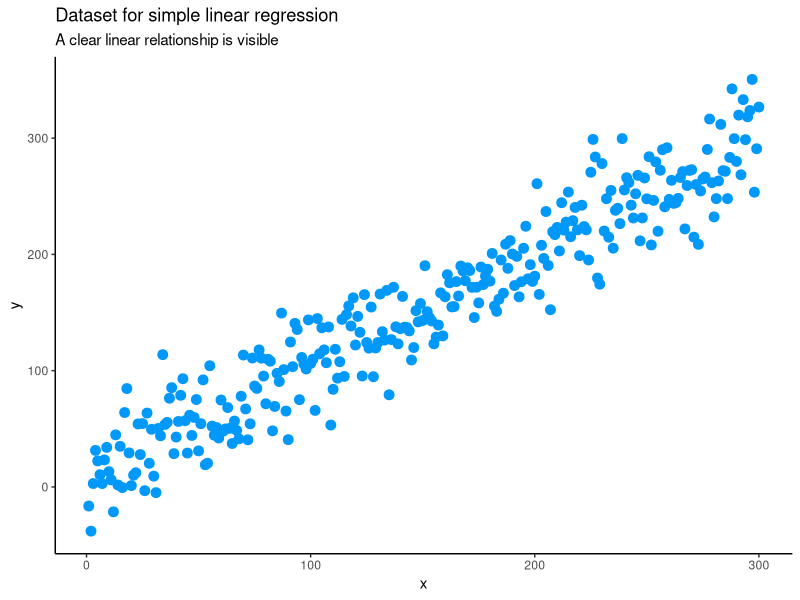
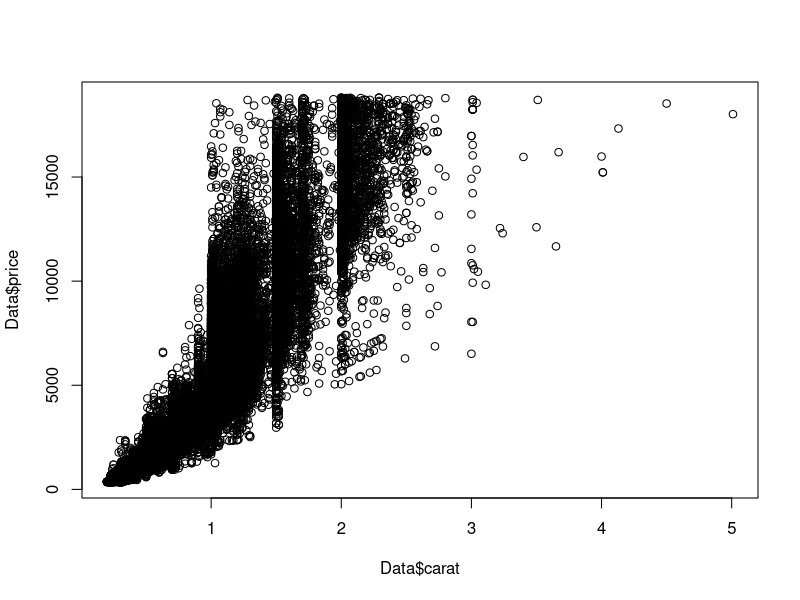
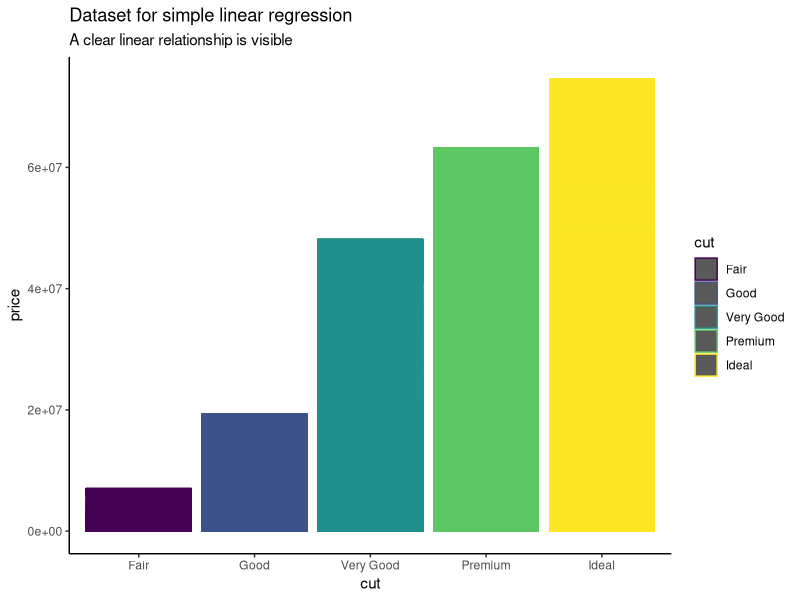
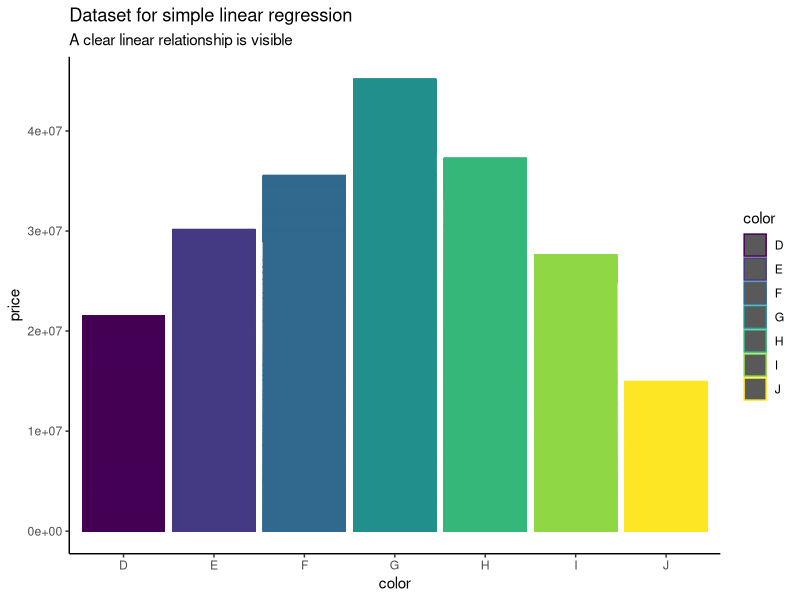
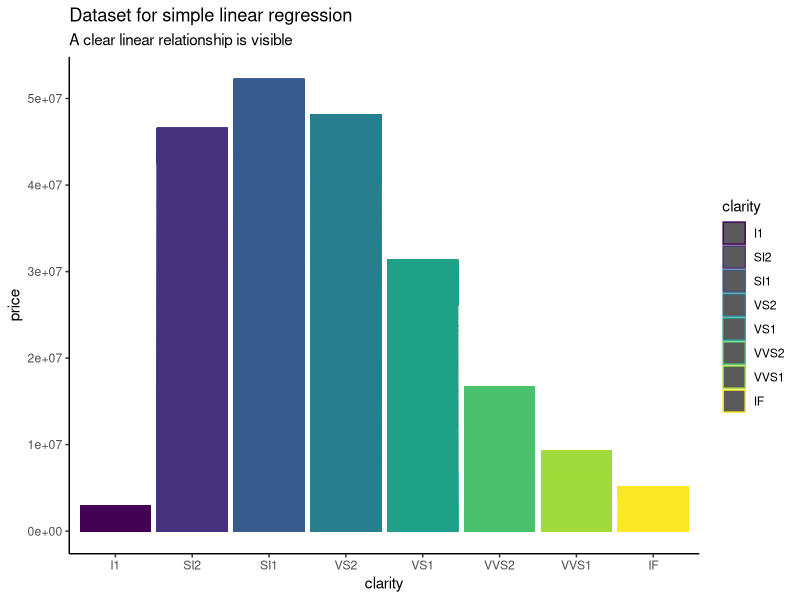
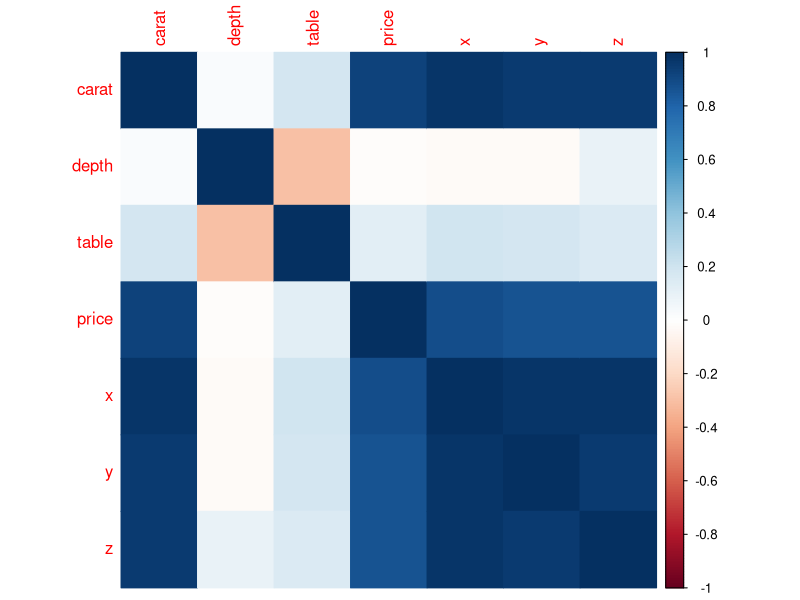
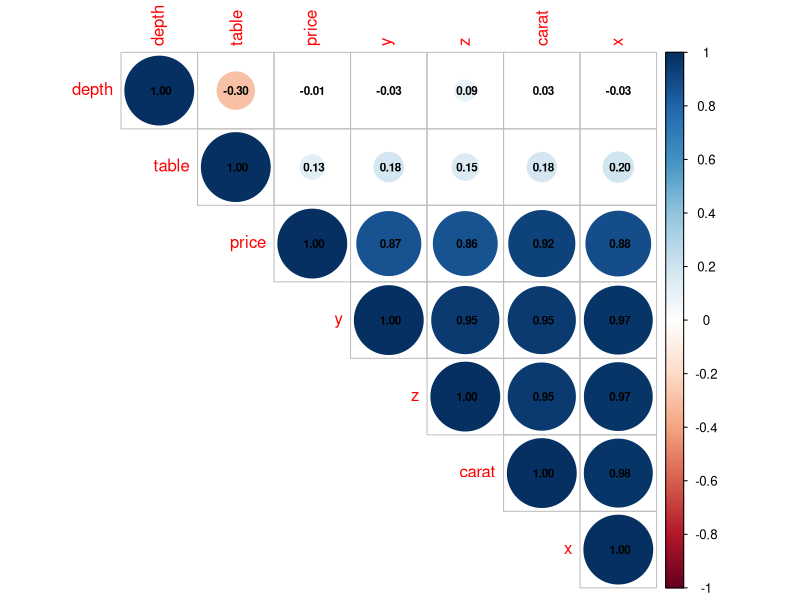

R code for these plots, in order: (Note: this script raises an error after producing the figures.)
##Linear regression
#Simple linear regression – only one input variable
#Multiple linear regression – multiple input variables
#You can use a linear regression model to learn which features are important by examining
#coefficients. If a coefficient is close to zero, the corresponding feature is considered to be less 
#important than if the coefficient was a large positive or negative value. 

#Linear assumption — model assumes that the relationship between variables is linear
#No noise — model assumes that the input and output variables are not noisy — so remove outliers if possible
#No collinearity — model will overfit when you have highly correlated input variables
#Normal distribution — the model will make more reliable predictions if your input and output variables are normally distributed. If that’s not the case, try using some transforms on your variables to make them more normal-looking
#Rescaled inputs — use scalers or normalizers to make more reliable predictions

library(corrplot)

# Generate synthetic data with a clear linear relationship
x <- seq(from = 1, to = 300)
y <- rnorm(n = 300, mean = x + 2, sd = 25)

# Convert to dataframe
simple_lr_data <- data.frame(x, y)

library(tidyverse)
# Visualize as scatter plot
ggplot(data = simple_lr_data, aes(x = x, y = y)) +
  geom_point(size = 3, color = "#0099f9") +
  theme_classic() +
  labs(
    title = "Dataset for simple linear regression",
    subtitle = "A clear linear relationship is visible"
  )


############
data("diamonds")
head(diamonds)
Data <- as.data.frame(diamonds)
head(Data)
str(Data)
summary(Data)
cor.test(Data$carat, Data$price)
plot(Data$carat, Data$price)

ggplot(data = Data, aes(x = cut, y = price)) +
  geom_bar(stat = "identity", aes(color = cut)) +
  theme_classic() +
  labs(
    title = "Dataset for simple linear regression",
    subtitle = "A clear linear relationship is visible"
  )

ggplot(data = Data, aes(x = color, y = price)) +
  geom_bar(stat = "identity", aes(color = color)) +
  theme_classic() +
  labs(
    title = "Dataset for simple linear regression",
    subtitle = "A clear linear relationship is visible"
  )

ggplot(data = Data, aes(x = clarity, y = price)) +
  geom_bar(stat = "identity", aes(color = clarity)) +
  theme_classic() +
  labs(
    title = "Dataset for simple linear regression",
    subtitle = "A clear linear relationship is visible"
  )
Corr1 <- cor(Data[, -(2:4)])
print(Corr1)
corrplot(Corr1, method = "color")
# Create a bubble plot using corrplot
corrplot(Corr1, method = "circle", type = "upper", order = "hclust", addCoef.col = "black", number.cex = 0.7)



###
set.seed(123)
sampleSplit <- sample.split(Y=Data$price, SplitRatio=0.7)
trainSet <- subset(x=Data, sampleSplit==TRUE)
testSet <- subset(x=Data, sampleSplit==FALSE)
Model1 <- lm(formula=price ~ ., data=trainSet)
summary(Model1)

modelResiduals <- as.data.frame(residuals(Model1))

ggplot(modelResiduals, aes(residuals(Model1))) +
  geom_histogram(fill="deepskyblue", color="black")


preds <- predict(Model1, testSet)
head(preds)
modelEval <- cbind(testSet$price, preds)
colnames(modelEval) <- c("Actual", "Predicted")
modelEval <- as.data.frame(modelEval)
head(modelEval)
